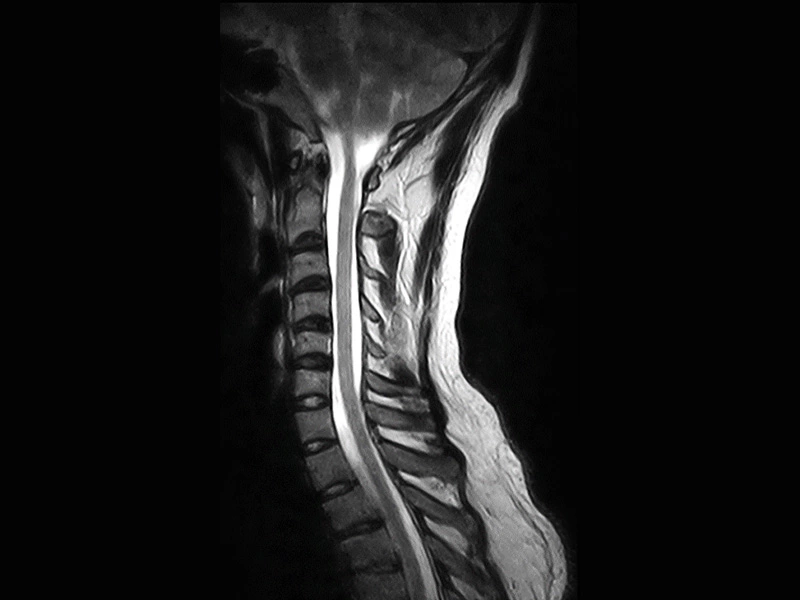
#> input picture imagens/ressonancia.png, 800 x 600 px
$ python potenciasColuna.py
#> lines starting #> are read from the running program, lines starting #| are printed output that depends on the picture
import cv2 as cv
import matplotlib.pyplot as plt

src = cv.imread("imagens/ressonancia.png", cv.IMREAD_GRAYSCALE)
#> src: shape (600, 800); min 0, max 255, mean 28
contraste = cv.createCLAHE(clipLimit=5.0, tileGridSize=(4, 4))
cont = contraste.apply(src)
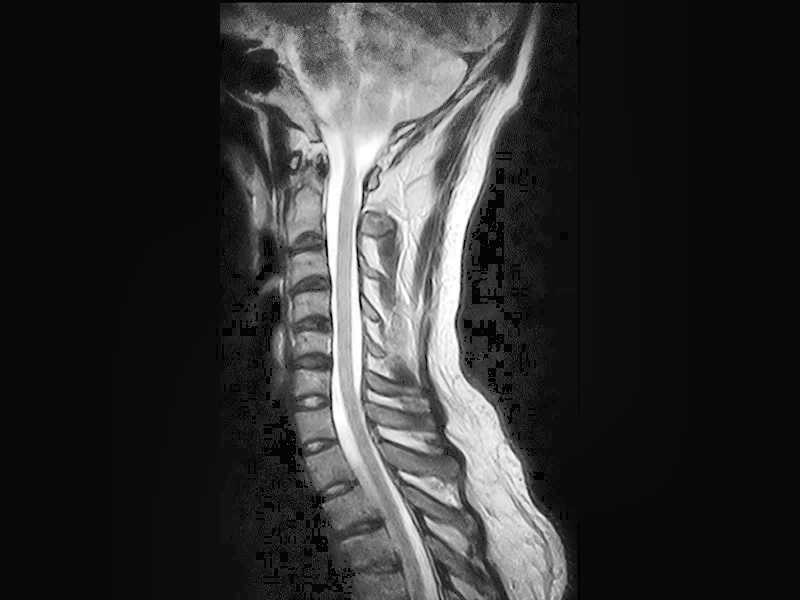
#> cont: shape (600, 800); min 2, max 255, mean 49.6

cv.imshow("original", src)
cv.imshow("contraste", cont)
cv.waitKey(0)
cv.destroyAllWindows()

# A imagem acabou ficando com bastante ruídos, mas agora conseguimos ver melhor a parte escura

$ run again, with imagens/mesa.png copied over imagens/ressonancia.png
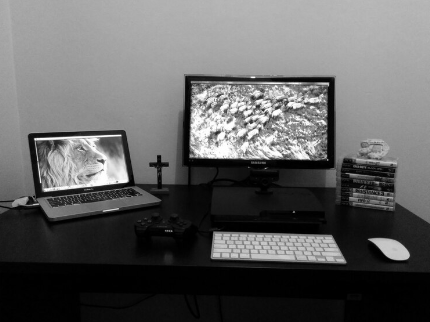
#> input picture imagens/mesa.png, 430 x 322 px
#> src is the input picture: shape (322, 430); min 0, max 255, mean 96.6
#> `cont = contraste.apply(src)`:
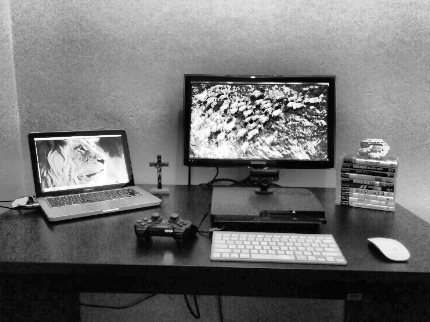
#> cont: shape (322, 430); min 0, max 255, mean 113.3
